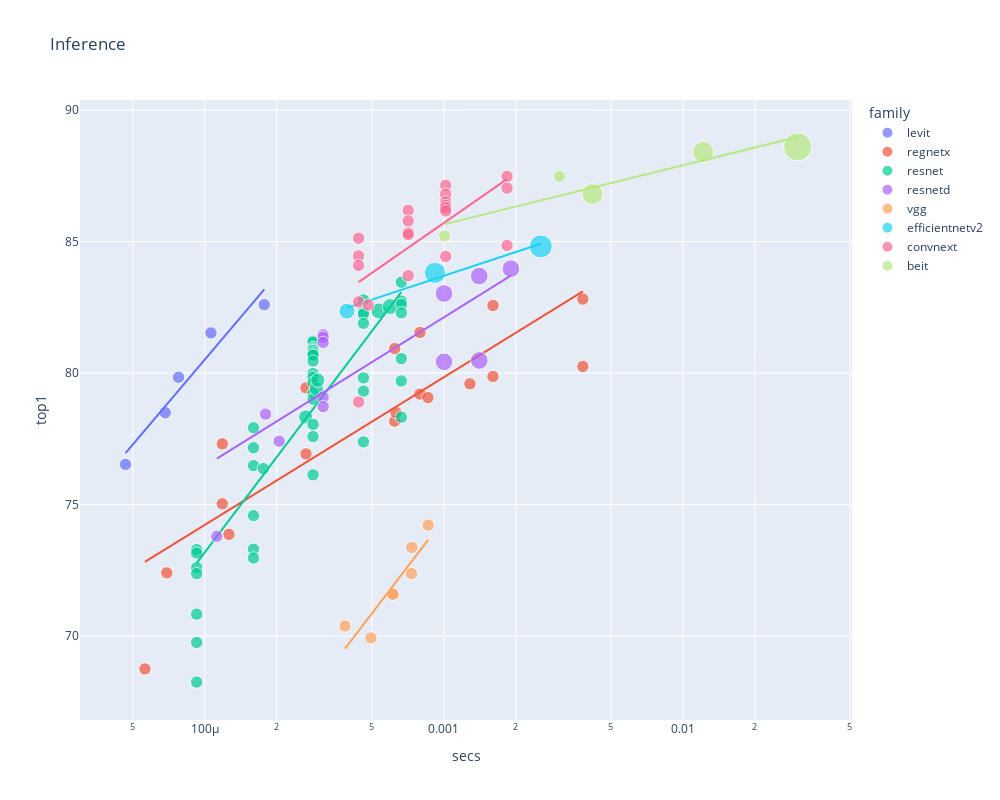

Write notebook code for a chart like this one.
### Code cell
show_subs(df, 'Inference', 'infer_img_size')

### Figure 1 — Plotly figure (JSON) as saved in the notebook; plotly's stock layout.template omitted (floating-point values rounded to 4 significant figures)
{"data": [{"customdata": [[224], [224], [224], [224], [224]], "hovertemplate": "<b>%{hovertext}</b><br><br>family=levit<br>secs=%{x}<br>top1=%{y}<br>size=%{marker.size}<br>infer_img_size=%{customdata[0]}<extra></extra>", "hovertext": ["levit_128s", "levit_128", "levit_192", "levit_256", "levit_384"], "legendgroup": "levit", "marker": {"color": "#636efa", "size": [50176, 50176, 50176, 50176, 50176], "sizemode": "area", "sizeref": 655.4, "symbol": "circle"}, "mode": "markers", "name": "levit", "orientation": "v", "showlegend": true, "type": "scatter", "x": [4.654e-05, 6.822e-05, 7.756e-05, 0.000106, 0.0001772], "xaxis": "x", "y": [76.53, 78.49, 79.84, 81.52, 82.6], "yaxis": "y"}, {"hovertemplate": "<b>OLS trendline</b><br>top1 = 10.7211 * log10(secs) + 123.397<br>R<sup>2</sup>=0.940450<br><br>family=levit<br>secs=%{x}<br>top1=%{y} <b>(trend)</b><extra></extra>", "legendgroup": "levit", "marker": {"color": "#636efa", "symbol": "circle"}, "mode": "lines", "name": "levit", "showlegend": false, "type": "scatter", "x": [4.654e-05, 6.822e-05, 7.756e-05, 0.000106, 0.0001772], "xaxis": "x", "y": [76.95, 78.73, 79.33, 80.78, 83.18], "yaxis": "y"}, {"customdata": [[224], [224], [224], [224], [224], [224], [224], [224], [224], [224], [224], [224], [224], [224], [224], [224], [224], [224]], "hovertemplate": "<b>%{hovertext}</b><br><br>family=regnetx<br>secs=%{x}<br>top1=%{y}<br>size=%{marker.size}<br>infer_img_size=%{customdata[0]}<extra></extra>", "hovertext": ["regnetx_002", "regnetx_004", "regnetx_008", "regnetx_008", "regnetx_006", "regnetx_016", "regnetx_016", "regnetx_032", "regnetx_032", "regnetx_040", "regnetx_080", "regnetx_080", "regnetx_064", "regnetx_120", "regnetx_160", "regnetx_160", "regnetx_320", "regnetx_320"], "legendgroup": "regnetx", "marker": {"color": "#EF553B", "size": [50176, 50176, 50176, 50176, 50176, 50176, 50176, 50176, 50176, 50176, 50176, 50176, 50176, 50176, 50176, 50176, 50176, 50176], "sizemode": "area", "sizeref": 655.4, "symbol": "circle"}, "mode": "markers", "name": "regnetx", "orientation": "v", "showlegend": true, "type": "scatter", "x": [5.611e-05, 6.925e-05, 0.0001182, 0.0001182, 0.000126, 0.0002648, 0.0002648, 0.0006228, 0.0006228, 0.0006304, 0.0007939, 0.0007939, 0.0008572, 0.001285, 0.001604, 0.001604, 0.003813, 0.003813], "xaxis": "x", "y": [68.75, 72.4, 77.31, 75.03, 73.87, 79.44, 76.92, 80.93, 78.17, 78.49, 81.54, 79.2, 79.07, 79.59, 82.57, 79.87, 82.81, 80.25], "yaxis": "y"}, {"hovertemplate": "<b>OLS trendline</b><br>top1 = 5.6134 * log10(secs) + 96.6816<br>R<sup>2</sup>=0.746680<br><br>family=regnetx<br>secs=%{x}<br>top1=%{y} <b>(trend)</b><extra></extra>", "legendgroup": "regnetx", "marker": {"color": "#EF553B", "symbol": "circle"}, "mode": "lines", "name": "regnetx", "showlegend": false, "type": "scatter", "x": [5.611e-05, 6.925e-05, 0.0001182, 0.0001182, 0.000126, 0.0002648, 0.0002648, 0.0006228, 0.0006228, 0.0006304, 0.0007939, 0.0007939, 0.0008572, 0.001285, 0.001604, 0.001604, 0.003813, 0.003813], "xaxis": "x", "y": [72.82, 73.33, 74.64, 74.64, 74.79, 76.6, 76.6, 78.69, 78.69, 78.72, 79.28, 79.28, 79.47, 80.45, 80.99, 80.99, 83.1, 83.1], "yaxis": "y"}, {"customdata": [[224], [224], [224], [224], [224], [224], [224], [224], [224], [224], [224], [224], [224], [224], [256], [224], [224], [224], [224], [224], [224], [224], [224], [224], [224], [224], [224], [224], [224], [224], [224], [224], [224], [256], [256], [224], [224], [224], [224], [224], [224], [224], [288], [288], [224], [224], [224], [224], [224], [224], [224]], "hovertemplate": "<b>%{hovertext}</b><br><br>family=resnet<br>secs=%{x}<br>top1=%{y}<br>size=%{marker.size}<br>infer_img_size=%{customdata[0]}<extra></extra>", "hovertext": ["resnet18", "resnet18", "resnet18", "resnet18", "resnet18", "resnet18", "resnet18", "resnet34", "resnet34", "resnet34", "resnet34", "resnet34", "resnet34", "resnet26", "resnet26t", "resnet50", "resnet50", "resnet50", "resnet50", "resnet50", "resnet50", "resnet50", "resnet50", "resnet50", "resnet50", "resnet50", "resnet50", "resnet50", "resnet50", "resnet50", "resnet50", "resnet50", "resnet50", "resnet32ts", "resnet33ts", "resnet101", "resnet101", "resnet101", "resnet101", "resnet101", "resnet101", "resnet101", "resnet51q", "resnet61q", "resnet152", "resnet152", "resnet152", "resnet152", "resnet152", "resnet152", "resnet152"], "legendgroup": "resnet", "marker": {"color": "#00cc96", "size": [50176, 50176, 50176, 50176, 50176, 50176, 50176, 50176, 50176, 50176, 50176, 50176, 50176, 50176, 65536, 50176, 50176, 50176, 50176, 50176, 50176, 50176, 50176, 50176, 50176, 50176, 50176, 50176, 50176, 50176, 50176, 50176, 50176, 65536, 65536, 50176, 50176, 50176, 50176, 50176, 50176, 50176, 82944, 82944, 50176, 50176, 50176, 50176, 50176, 50176, 50176], "sizemode": "area", "sizeref": 655.4, "symbol": "circle"}, "mode": "markers", "name": "resnet", "orientation": "v", "showlegend": true, "type": "scatter", "x": [9.237e-05, 9.237e-05, 9.237e-05, 9.237e-05, 9.237e-05, 9.237e-05, 9.237e-05, 0.0001597, 0.0001597, 0.0001597, 0.0001597, 0.0001597, 0.0001597, 0.0001756, 0.0002639, 0.0002834, 0.0002834, 0.0002834, 0.0002834, 0.0002834, 0.0002834, 0.0002834, 0.0002834, 0.0002834, 0.0002834, 0.0002834, 0.0002834, 0.0002834, 0.0002834, 0.0002834, 0.0002834, 0.0002834, 0.0002834, 0.0002929, 0.0002967, 0.0004606, 0.0004606, 0.0004606, 0.0004606, 0.0004606, 0.0004606, 0.0004606, 0.0005349, 0.000596, 0.0006634, 0.0006634, 0.0006634, 0.0006634, 0.0006634, 0.0006634, 0.0006634], "xaxis": "x", "y": [73.29, 73.16, 72.6, 72.37, 70.83, 69.76, 68.25, 77.92, 77.16, 76.48, 74.58, 73.31, 72.97, 76.37, 78.33, 81.21, 81.17, 80.97, 80.91, 80.87, 80.85, 80.77, 80.71, 80.68, 80.45, 79.98, 79.84, 79.64, 79.23, 79.0, 78.05, 77.58, 76.13, 79.39, 79.73, 82.78, 82.32, 82.24, 81.89, 79.81, 79.31, 77.38, 82.36, 82.52, 83.45, 82.73, 82.61, 82.29, 80.55, 79.7, 78.32], "yaxis": "y"}, {"hovertemplate": "<b>OLS trendline</b><br>top1 = 12.0263 * log10(secs) + 121.295<br>R<sup>2</sup>=0.731925<br><br>family=resnet<br>secs=%{x}<br>top1=%{y} <b>(trend)</b><extra></extra>", "legendgroup": "resnet", "marker": {"color": "#00cc96", "symbol": "circle"}, "mode": "lines", "name": "resnet", "showlegend": false, "type": "scatter", "x": [9.237e-05, 9.237e-05, 9.237e-05, 9.237e-05, 9.237e-05, 9.237e-05, 9.237e-05, 0.0001597, 0.0001597, 0.0001597, 0.0001597, 0.0001597, 0.0001597, 0.0001756, 0.0002639, 0.0002834, 0.0002834, 0.0002834, 0.0002834, 0.0002834, 0.0002834, 0.0002834, 0.0002834, 0.0002834, 0.0002834, 0.0002834, 0.0002834, 0.0002834, 0.0002834, 0.0002834, 0.0002834, 0.0002834, 0.0002834, 0.0002929, 0.0002967, 0.0004606, 0.0004606, 0.0004606, 0.0004606, 0.0004606, 0.0004606, 0.0004606, 0.0005349, 0.000596, 0.0006634, 0.0006634, 0.0006634, 0.0006634, 0.0006634, 0.0006634, 0.0006634], "xaxis": "x", "y": [72.78, 72.78, 72.78, 72.78, 72.78, 72.78, 72.78, 75.63, 75.63, 75.63, 75.63, 75.63, 75.63, 76.13, 78.26, 78.63, 78.63, 78.63, 78.63, 78.63, 78.63, 78.63, 78.63, 78.63, 78.63, 78.63, 78.63, 78.63, 78.63, 78.63, 78.63, 78.63, 78.63, 78.8, 78.87, 81.17, 81.17, 81.17, 81.17, 81.17, 81.17, 81.17, 81.95, 82.51, 83.07, 83.07, 83.07, 83.07, 83.07, 83.07, 83.07], "yaxis": "y"}, {"customdata": [[224], [224], [224], [224], [224], [224], [224], [224], [320], [320], [320], [320], [320]], "hovertemplate": "<b>%{hovertext}</b><br><br>family=resnetd<br>secs=%{x}<br>top1=%{y}<br>size=%{marker.size}<br>infer_img_size=%{customdata[0]}<extra></extra>", "hovertext": ["resnet18d", "resnet34d", "resnet26d", "resnet50d", "resnet50d", "resnet50d", "resnet50d", "resnet50d", "resnet101d", "resnet101d", "resnet152d", "resnet152d", "resnet200d"], "legendgroup": "resnetd", "marker": {"color": "#ab63fa", "size": [50176, 50176, 50176, 50176, 50176, 50176, 50176, 50176, 102400, 102400, 102400, 102400, 102400], "sizemode": "area", "sizeref": 655.4, "symbol": "circle"}, "mode": "markers", "name": "resnetd", "orientation": "v", "showlegend": true, "type": "scatter", "x": [0.0001122, 0.0001795, 0.0002045, 0.0003124, 0.0003124, 0.0003124, 0.0003124, 0.0003124, 0.001001, 0.001001, 0.001405, 0.001405, 0.001907], "xaxis": "x", "y": [73.79, 78.44, 77.41, 81.45, 81.36, 81.16, 79.08, 78.72, 83.02, 80.43, 83.68, 80.48, 83.96], "yaxis": "y"}, {"hovertemplate": "<b>OLS trendline</b><br>top1 = 5.65579 * log10(secs) + 99.0826<br>R<sup>2</sup>=0.645126<br><br>family=resnetd<br>secs=%{x}<br>top1=%{y} <b>(trend)</b><extra></extra>", "legendgroup": "resnetd", "marker": {"color": "#ab63fa", "symbol": "circle"}, "mode": "lines", "name": "resnetd", "showlegend": false, "type": "scatter", "x": [0.0001122, 0.0001795, 0.0002045, 0.0003124, 0.0003124, 0.0003124, 0.0003124, 0.0003124, 0.001001, 0.001001, 0.001405, 0.001405, 0.001907], "xaxis": "x", "y": [76.74, 77.9, 78.22, 79.26, 79.26, 79.26, 79.26, 79.26, 82.12, 82.12, 82.95, 82.95, 83.7], "yaxis": "y"}, {"customdata": [[224], [224], [224], [224], [224], [224], [224]], "hovertemplate": "<b>%{hovertext}</b><br><br>family=vgg<br>secs=%{x}<br>top1=%{y}<br>size=%{marker.size}<br>infer_img_size=%{customdata[0]}<extra></extra>", "hovertext": ["vgg11_bn", "vgg13", "vgg13_bn", "vgg16", "vgg19", "vgg16_bn", "vgg19_bn"], "legendgroup": "vgg", "marker": {"color": "#FFA15A", "size": [50176, 50176, 50176, 50176, 50176, 50176, 50176], "sizemode": "area", "sizeref": 655.4, "symbol": "circle"}, "mode": "markers", "name": "vgg", "orientation": "v", "showlegend": true, "type": "scatter", "x": [0.0003856, 0.0004951, 0.000609, 0.0006127, 0.0007314, 0.0007335, 0.0008591], "xaxis": "x", "y": [70.38, 69.93, 71.59, 71.59, 72.38, 73.37, 74.22], "yaxis": "y"}, {"hovertemplate": "<b>OLS trendline</b><br>top1 = 11.8636 * log10(secs) + 110.028<br>R<sup>2</sup>=0.823327<br><br>family=vgg<br>secs=%{x}<br>top1=%{y} <b>(trend)</b><extra></extra>", "legendgroup": "vgg", "marker": {"color": "#FFA15A", "symbol": "circle"}, "mode": "lines", "name": "vgg", "showlegend": false, "type": "scatter", "x": [0.0003856, 0.0004951, 0.000609, 0.0006127, 0.0007314, 0.0007335, 0.0008591], "xaxis": "x", "y": [69.53, 70.81, 71.88, 71.91, 72.83, 72.84, 73.65], "yaxis": "y"}, {"customdata": [[288], [384], [416]], "hovertemplate": "<b>%{hovertext}</b><br><br>family=efficientnetv2<br>secs=%{x}<br>top1=%{y}<br>size=%{marker.size}<br>infer_img_size=%{customdata[0]}<extra></extra>", "hovertext": ["efficientnetv2_rw_t", "efficientnetv2_rw_s", "efficientnetv2_rw_m"], "legendgroup": "efficientnetv2", "marker": {"color": "#19d3f3", "size": [82944, 147456, 173056], "sizemode": "area", "sizeref": 655.4, "symbol": "circle"}, "mode": "markers", "name": "efficientnetv2", "orientation": "v", "showlegend": true, "type": "scatter", "x": [0.0003929, 0.0009177, 0.002543], "xaxis": "x", "y": [82.35, 83.81, 84.81], "yaxis": "y"}, {"hovertemplate": "<b>OLS trendline</b><br>top1 = 3.00733 * log10(secs) + 92.715<br>R<sup>2</sup>=0.975096<br><br>family=efficientnetv2<br>secs=%{x}<br>top1=%{y} <b>(trend)</b><extra></extra>", "legendgroup": "efficientnetv2", "marker": {"color": "#19d3f3", "symbol": "circle"}, "mode": "lines", "name": "efficientnetv2", "showlegend": false, "type": "scatter", "x": [0.0003929, 0.0009177, 0.002543], "xaxis": "x", "y": [82.47, 83.58, 84.91], "yaxis": "y"}, {"customdata": [[224], [224], [224], [224], [224], [224], [224], [224], [224], [224], [224], [224], [224], [224], [224], [224], [224], [224], [224], [224], [224]], "hovertemplate": "<b>%{hovertext}</b><br><br>family=convnext<br>secs=%{x}<br>top1=%{y}<br>size=%{marker.size}<br>infer_img_size=%{customdata[0]}<extra></extra>", "hovertext": ["convnext_tiny", "convnext_tiny", "convnext_tiny", "convnext_tiny", "convnext_tiny", "convnext_tiny_hnf", "convnext_small", "convnext_small", "convnext_small", "convnext_small", "convnext_small", "convnext_base", "convnext_base", "convnext_base", "convnext_base", "convnext_base", "convnext_base", "convnext_base", "convnext_large", "convnext_large", "convnext_large"], "legendgroup": "convnext", "marker": {"color": "#FF6692", "size": [50176, 50176, 50176, 50176, 50176, 50176, 50176, 50176, 50176, 50176, 50176, 50176, 50176, 50176, 50176, 50176, 50176, 50176, 50176, 50176, 50176], "sizemode": "area", "sizeref": 655.4, "symbol": "circle"}, "mode": "markers", "name": "convnext", "orientation": "v", "showlegend": true, "type": "scatter", "x": [0.0004395, 0.0004395, 0.0004395, 0.0004395, 0.0004395, 0.0004823, 0.0007089, 0.0007089, 0.0007089, 0.0007089, 0.0007089, 0.001017, 0.001017, 0.001017, 0.001017, 0.001017, 0.001017, 0.001017, 0.001837, 0.001837, 0.001837], "xaxis": "x", "y": [85.12, 84.45, 84.09, 82.7, 78.9, 82.58, 86.18, 85.78, 85.33, 85.26, 83.7, 87.13, 86.8, 86.5, 86.37, 86.27, 86.16, 84.43, 87.47, 87.03, 84.85], "yaxis": "y"}, {"hovertemplate": "<b>OLS trendline</b><br>top1 = 6.3023 * log10(secs) + 104.608<br>R<sup>2</sup>=0.438464<br><br>family=convnext<br>secs=%{x}<br>top1=%{y} <b>(trend)</b><extra></extra>", "legendgroup": "convnext", "marker": {"color": "#FF6692", "symbol": "circle"}, "mode": "lines", "name": "convnext", "showlegend": false, "type": "scatter", "x": [0.0004395, 0.0004395, 0.0004395, 0.0004395, 0.0004395, 0.0004823, 0.0007089, 0.0007089, 0.0007089, 0.0007089, 0.0007089, 0.001017, 0.001017, 0.001017, 0.001017, 0.001017, 0.001017, 0.001017, 0.001837, 0.001837, 0.001837], "xaxis": "x", "y": [83.45, 83.45, 83.45, 83.45, 83.45, 83.71, 84.76, 84.76, 84.76, 84.76, 84.76, 85.75, 85.75, 85.75, 85.75, 85.75, 85.75, 85.75, 87.37, 87.37, 87.37], "yaxis": "y"}, {"customdata": [[224], [224], [384], [384], [512]], "hovertemplate": "<b>%{hovertext}</b><br><br>family=beit<br>secs=%{x}<br>top1=%{y}<br>size=%{marker.size}<br>infer_img_size=%{customdata[0]}<extra></extra>", "hovertext": ["beit_base_patch16_224", "beit_large_patch16_224", "beit_base_patch16_384", "beit_large_patch16_384", "beit_large_patch16_512"], "legendgroup": "beit", "marker": {"color": "#B6E880", "size": [50176, 50176, 147456, 147456, 262144], "sizemode": "area", "sizeref": 655.4, "symbol": "circle"}, "mode": "markers", "name": "beit", "orientation": "v", "showlegend": true, "type": "scatter", "x": [0.001006, 0.003045, 0.00418, 0.01216, 0.03018], "xaxis": "x", "y": [85.21, 87.48, 86.8, 88.4, 88.6], "yaxis": "y"}, {"hovertemplate": "<b>OLS trendline</b><br>top1 = 2.24263 * log10(secs) + 92.3785<br>R<sup>2</sup>=0.860671<br><br>family=beit<br>secs=%{x}<br>top1=%{y} <b>(trend)</b><extra></extra>", "legendgroup": "beit", "marker": {"color": "#B6E880", "symbol": "circle"}, "mode": "lines", "name": "beit", "showlegend": false, "type": "scatter", "x": [0.001006, 0.003045, 0.00418, 0.01216, 0.03018], "xaxis": "x", "y": [85.66, 86.73, 87.04, 88.08, 88.97], "yaxis": "y"}], "layout": {"height": 800, "legend": {"itemsizing": "constant", "title": {"text": "family"}, "tracegroupgap": 0}, "title": {"text": "Inference"}, "width": 1000, "xaxis": {"anchor": "y", "domain": [0, 1], "title": {"text": "secs"}, "type": "log"}, "yaxis": {"anchor": "x", "domain": [0, 1], "title": {"text": "top1"}}}}
